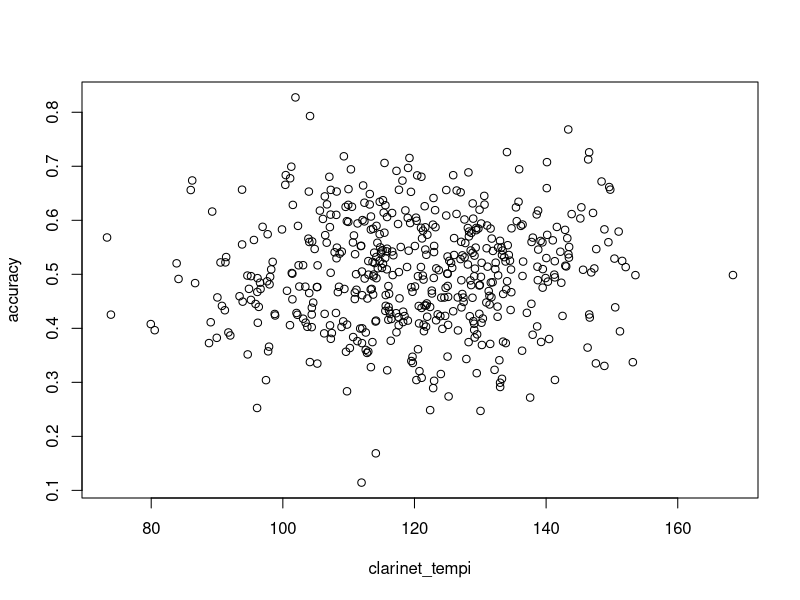
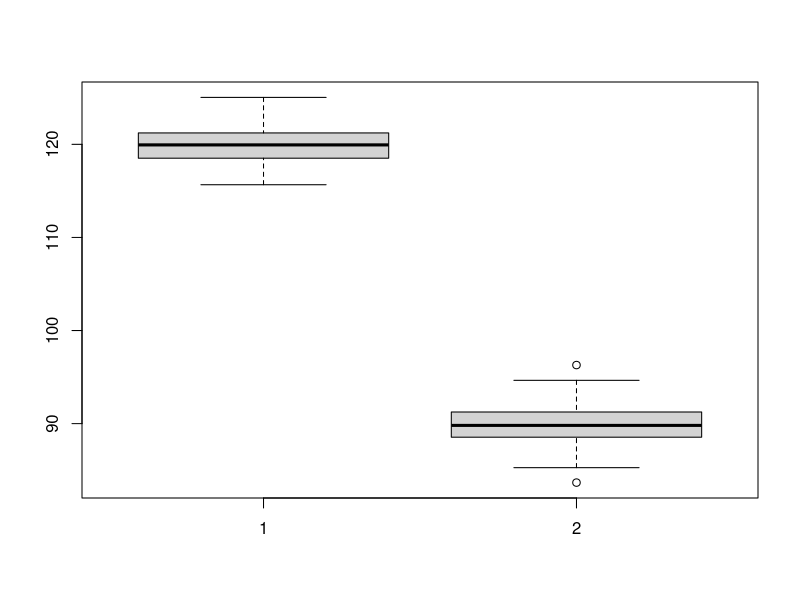

Source code (R) for these figures, in order:
## ---- chunk 1
#### coming up with my data

my_model <- function(number = 100){
  clarinet_tempi <- rnorm(number, 120, 15)
  accuracy <- rnorm(number, .5, .1)

  plot(clarinet_tempi, accuracy)
  model <- lm(clarinet_tempi ~ accuracy)
  return(summary(model))
}

my_model(500)
## ---- chunk 2
#### tempi and volume
my_model <- function(){
  tempo <- rnorm(100, 120, 15)
  decibels <- rnorm(100, 90, 15)
  
  plot(tempo, decibels)
  model <- lm(tempo ~ decibels)
  return(summary(model))
}

## ---- chunk 3
cortot_tempi <- as.numeric(rnorm(100, 120, 2))
gould_tempi <- as.numeric(rnorm(100, 90, 2))
boxplot(cortot_tempi, gould_tempi)

t.test(cortot_tempi, gould_tempi)

mean(cortot_tempi)
median(cortot_tempi)
sd(cortot_tempi)
